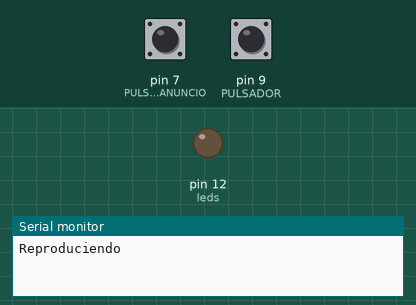
A program run on a simulated Arduino Nano, built with avr-gcc and run on an emulated ATmega328P. On the bench: output pins drawn as LEDs (lit = HIGH), the last lines printed to the serial monitor. The inputs (shaded band) are chosen by the test bench; at power-on: pin 9 (PULSADOR) HIGH, pin 7 (PULSADOR_ANUNCIO) HIGH. The audio player accepts every command and is not drawn.

Above: at 2.55 s.
2.8 s: pin 9 (PULSADOR) pulled LOW for 3.2 s
At 6.08 s:
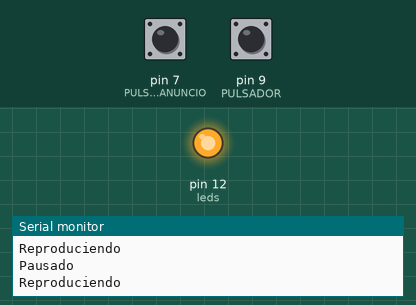
7.5 s: pin 7 (PULSADOR_ANUNCIO) pulled LOW for 0.15 s
Timing chart, 0 to 16.5 s (numbered marks = the images above; inputs shaded):
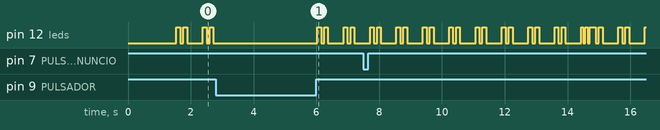

The program:

main.cpp
```cpp
#include "Arduino.h"
#include "DFRobotDFPlayerMini.h"
#include <SoftwareSerial.h>

#define PULSADOR 9
#define PULSADOR_ANUNCIO 7

SoftwareSerial softSerial(10, 11);
DFRobotDFPlayerMini reproductor;

bool reproduciendo = false;

const byte leds = 12;

unsigned long tiempoAnterior = 0;
unsigned long tiempoInicio = 0;

byte estadoAnimacion = 0;

// Debounce pulsador principal
bool estadoPulsador = LOW;
bool ultimaLectura = HIGH;
unsigned long ultimoTiempoDebounce = 0;
const unsigned long debounceDelay = 30;

// Anuncio no bloqueante
bool estadoAnuncio = HIGH;
bool ultimaLecturaAnuncio = HIGH;
unsigned long ultimoTiempoDebounceAnuncio = 0;
unsigned long ultimoTiempoAnuncio = 0;
const unsigned long cooldownAnuncio = 500;

void animacionCorazon() {

  unsigned long ahora = millis();

  switch (estadoAnimacion) {

  case 0:
    digitalWrite(leds, HIGH);
    tiempoAnterior = ahora;
    estadoAnimacion = 1;
    break;

  case 1:
    if (ahora - tiempoAnterior >= 120) {
      digitalWrite(leds, LOW);
      tiempoAnterior = ahora;
      estadoAnimacion = 2;
    }
    break;

  case 2:
    if (ahora - tiempoAnterior >= 100) {
      digitalWrite(leds, HIGH);
      tiempoAnterior = ahora;
      estadoAnimacion = 3;
    }
    break;

  case 3:
    if (ahora - tiempoAnterior >= 120) {
      digitalWrite(leds, LOW);
      tiempoAnterior = ahora;
      estadoAnimacion = 4;
    }
    break;

  case 4:
    if (ahora - tiempoAnterior >= 500) {

      if (ahora - tiempoInicio > 8000) {
        estadoAnimacion = 10;
        tiempoInicio = ahora;
      } else {
        estadoAnimacion = 0;
      }
    }
    break;

  case 10:
    digitalWrite(leds, HIGH);
    tiempoAnterior = ahora;
    estadoAnimacion = 11;
    break;

  case 11:
    if (ahora - tiempoAnterior >= 70) {
      digitalWrite(leds, LOW);
      tiempoAnterior = ahora;
      estadoAnimacion = 12;
    }
    break;

  case 12:
    if (ahora - tiempoAnterior >= 70) {
      digitalWrite(leds, HIGH);
      tiempoAnterior = ahora;
      estadoAnimacion = 13;
    }
    break;

  case 13:
    if (ahora - tiempoAnterior >= 70) {
      digitalWrite(leds, LOW);
      tiempoAnterior = ahora;
      estadoAnimacion = 14;
    }
    break;

  case 14:
    if (ahora - tiempoAnterior >= 70) {
      digitalWrite(leds, HIGH);
      tiempoAnterior = ahora;
      estadoAnimacion = 15;
    }
    break;

  case 15:
    if (ahora - tiempoAnterior >= 70) {
      digitalWrite(leds, LOW);
      tiempoAnterior = ahora;
      estadoAnimacion = 0;
    }
    break;
  }
}

void setup() {

  softSerial.begin(9600);
  Serial.begin(9600);

  pinMode(PULSADOR, INPUT_PULLUP);
  pinMode(PULSADOR_ANUNCIO, INPUT_PULLUP);
  pinMode(leds, OUTPUT);

  digitalWrite(leds, LOW);

  if (!reproductor.begin(softSerial, true, false)) {
    pinMode(leds, OUTPUT);
    while (true) {
      digitalWrite(leds, HIGH);
      delay(100);
      digitalWrite(leds, LOW);
      delay(100);
    }
  }

  delay(1000);

  reproductor.volume(27);
  reproductor.enableLoopAll();

  tiempoInicio = millis();
}

void loop() {
  unsigned long ahora = millis();

  // --- Pulsador principal con debounce ---
  bool lectura = digitalRead(PULSADOR);

  if (lectura != ultimaLectura) {
    ultimoTiempoDebounce = ahora;
    ultimaLectura = lectura;
  }

  if (ahora - ultimoTiempoDebounce >= debounceDelay) {
    if (lectura != estadoPulsador) {
      estadoPulsador = lectura;

      if (lectura == HIGH) {
        reproductor.start();
        reproduciendo = true;
        tiempoInicio = ahora;
        estadoAnimacion = 0;
        Serial.println("Reproduciendo");
      } else {
        reproductor.pause();
        reproduciendo = false;
        digitalWrite(leds, LOW);
        Serial.println("Pausado");
      }
    }
  }

  if (reproduciendo) {
    animacionCorazon();
  }

  // --- Pulsador de anuncio con debounce y cooldown no bloqueante ---
  bool lecturaAnuncio = digitalRead(PULSADOR_ANUNCIO);

  if (lecturaAnuncio != ultimaLecturaAnuncio) {
    ultimoTiempoDebounceAnuncio = ahora;
    ultimaLecturaAnuncio = lecturaAnuncio;
  }

  if (ahora - ultimoTiempoDebounceAnuncio >= debounceDelay) {
    if (lecturaAnuncio == LOW && estadoAnuncio == HIGH &&
        ahora - ultimoTiempoAnuncio >= cooldownAnuncio) {
      reproductor.advertise(1);
      ultimoTiempoAnuncio = ahora;
      Serial.println("Anuncio");
    }
    estadoAnuncio = lecturaAnuncio;
  }
}
```
